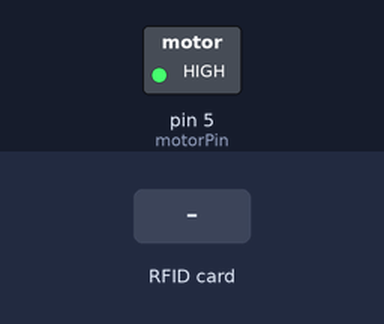
Simulated run of this sketch. Board: Arduino Uno, built with avr-gcc and run on an emulated ATmega328P. Shown: switched loads named in the sketch (green lamp = pin HIGH). The test bench sets the inputs (shaded band). Pins used as bus, display or sensor lines are not drawn; what the sketch prints to the serial monitor is not drawn.

Above: at 1.2 s.
1.3 s: RFID card A3 D4 19 2F held to the reader
At 2.5 s:
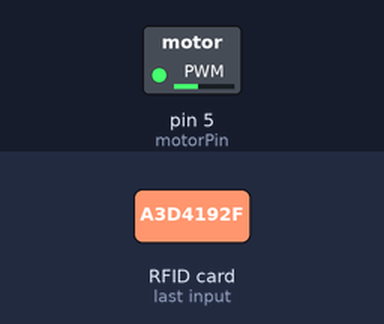
2.8 s: RFID card 5E 7A 19 C4 held to the reader
At 4.0 s:
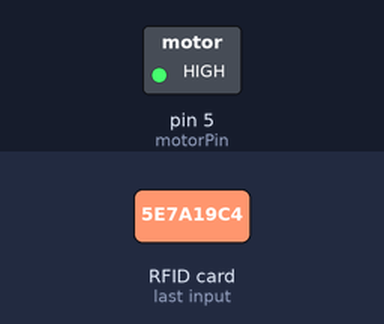
4.3 s: RFID card F9 B2 8C 11 held to the reader
At 5.7 s:
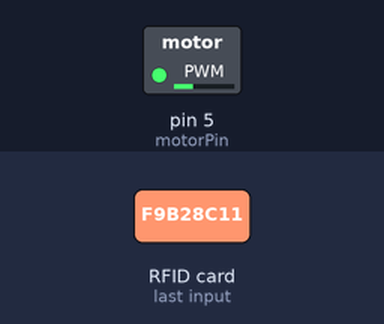
Timing chart, 0 to 7.3 s (numbered marks = the images above; inputs shaded):
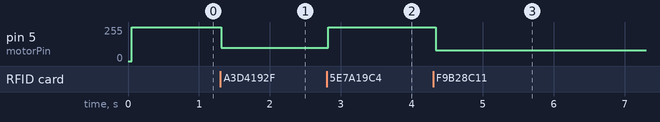

Measured:
- after the input at 1.3 s, pin 5 (motorPin): 255/255 → 100/255 at once
- after the input at 2.8 s, pin 5 (motorPin): 100/255 → 255/255 at once
- after the input at 4.3 s, pin 5 (motorPin): 255/255 → 80/255 at once

The sketch:

speed_control_rfid.ino
```cpp
#include <SPI.h>
#include <MFRC522.h>

#define SS_PIN 10
#define RST_PIN 9

MFRC522 rfid(SS_PIN, RST_PIN);

int motorPin = 5;     // PWM pin for motor speed
int speedLimit = 255; // Default full speed (0–255 PWM range)

// Predefined RFID tag UIDs for zones
// Replace these with your actual tag values (will guide you later)
byte schoolZone[4] = {0xA3, 0xD4, 0x19, 0x2F};
byte hospitalZone[4] = {0xF9, 0xB2, 0x8C, 0x11};

void setup() {
  Serial.begin(9600);
  SPI.begin();
  rfid.PCD_Init();

  pinMode(motorPin, OUTPUT);
  analogWrite(motorPin, speedLimit);

  Serial.println("RFID Speed Control System Initialized...");
}

bool compareTag(byte *tag1, byte *tag2) {
  for (byte i = 0; i < 4; i++) {
    if (tag1[i] != tag2[i]) return false;
  }
  return true;
}

void loop() {
  if (!rfid.PICC_IsNewCardPresent() || !rfid.PICC_ReadCardSerial()) {
    return;
  }

  Serial.print("Card UID: ");
  byte *uid = rfid.uid.uidByte;
  for (byte i = 0; i < rfid.uid.size; i++) {
    Serial.print(uid[i] < 10 ? "0" : "");
    Serial.print(uid[i], HEX);
    Serial.print(" ");
  }
  Serial.println();

  // Compare with known zone cards
  if (compareTag(uid, schoolZone)) {
    Serial.println("School Zone Detected – Speed Limited to 40%");
    speedLimit = 100;  // (0–255 PWM) → approx 40%
  }
  else if (compareTag(uid, hospitalZone)) {
    Serial.println("Hospital Zone Detected – Speed Limited to 30%");
    speedLimit = 80;  // approx 30%
  }
  else {
    Serial.println("Normal Area – Full Speed");
    speedLimit = 255;
  }

  analogWrite(motorPin, speedLimit);
}
```
